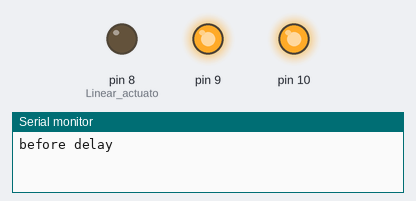
The sketch below on a simulated Arduino Uno, built with avr-gcc and run on an emulated ATmega328P. Shown: output pins drawn as LEDs (lit = HIGH), the last lines printed to the serial monitor.

Above: at 3.3 s.
At 10.0 s:
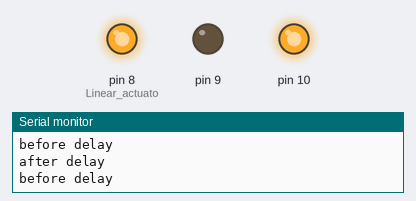
Timing chart, 0 to 15.4 s (numbered marks = the images above):
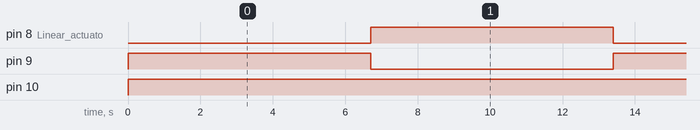

Measured:
- by itself, pin 8 (Linear_actuato), pin 9: alternates HIGH for 6.7 s and LOW for 6.7 s
- by itself, pin 10: LOW → HIGH at 0.00 s

The sketch:

Linear_Actuator_control_test_01.ino
```cpp
int Speed = 255; //this is the PWM speed 0-255


void setup() {

  Serial.begin(9600);
  pinMode(8, OUTPUT); //Linear actuato
  pinMode(9, OUTPUT);
  pinMode(10, OUTPUT);


}

void loop() {

          digitalWrite(8,LOW);                                  // Pulls
          digitalWrite(9,HIGH);
          analogWrite(10,Speed); //this is the PWM speed 0-255
          Serial.println("before delay");
          delay(6700);
          Serial.println("after delay");

          digitalWrite(8,HIGH);                                 // Pushes
          digitalWrite(9,LOW);
          analogWrite(10,Speed); //this is the PWM speed 0-255
          Serial.println("before delay");
          delay(6700);
          Serial.println("after delay");
}
```
